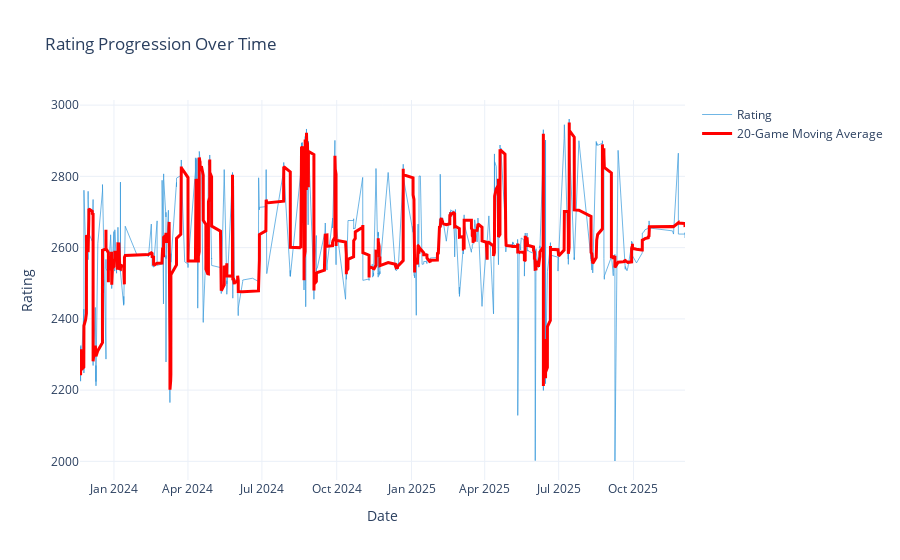

This figure's notebook cell:
### Code cell
# Player rating over time
df_sorted = df.sort_values('date')

fig_rating = go.Figure()
fig_rating.add_trace(go.Scatter(
    x=df_sorted['date'], y=df_sorted['player_rating'],
    mode='lines', name='Rating',
    line=dict(color=COLOR_PRIMARY, width=1), opacity=0.7
))

rolling_avg = df_sorted['player_rating'].rolling(window=20, min_periods=1).mean()
fig_rating.add_trace(go.Scatter(
    x=df_sorted['date'], y=rolling_avg,
    mode='lines', name='20-Game Moving Average',
    line=dict(color='red', width=3)
))

fig_rating.update_layout(
    title='Rating Progression Over Time',
    xaxis_title='Date', yaxis_title='Rating',
    template=CHART_TEMPLATE, hovermode='x unified'
)
fig_rating.show()

print(f"\nRating Statistics:")
print(f"  Starting: {df_sorted['player_rating'].iloc[0]:.0f}")
print(f"  Current:  {df_sorted['player_rating'].iloc[-1]:.0f}")
print(f"  Change:   {df_sorted['player_rating'].iloc[-1] - df_sorted['player_rating'].iloc[0]:+.0f}")
print(f"  Peak:     {df['player_rating'].max():.0f}")
print(f"  Low:      {df['player_rating'].min():.0f}")

### Figure 1 — Plotly figure (JSON) as saved in the notebook; plotly's stock layout.template omitted (floating-point values rounded to 4 significant figures; data arrays with more than 128 entries replaced by an {"elided": "..."} marker saying what was removed)
{"data": [{"line": {"color": "#3498db", "width": 1}, "mode": "lines", "name": "Rating", "opacity": 0.7, "type": "scatter", "x": {"elided": "5010 str values"}, "y": {"elided": "5010 int values"}}, {"line": {"color": "red", "width": 3}, "mode": "lines", "name": "20-Game Moving Average", "type": "scatter", "x": {"elided": "5010 str values"}, "y": {"elided": "5010 float values"}}], "layout": {"hovermode": "x unified", "title": {"text": "Rating Progression Over Time"}, "xaxis": {"title": {"text": "Date"}}, "yaxis": {"title": {"text": "Rating"}}}}
